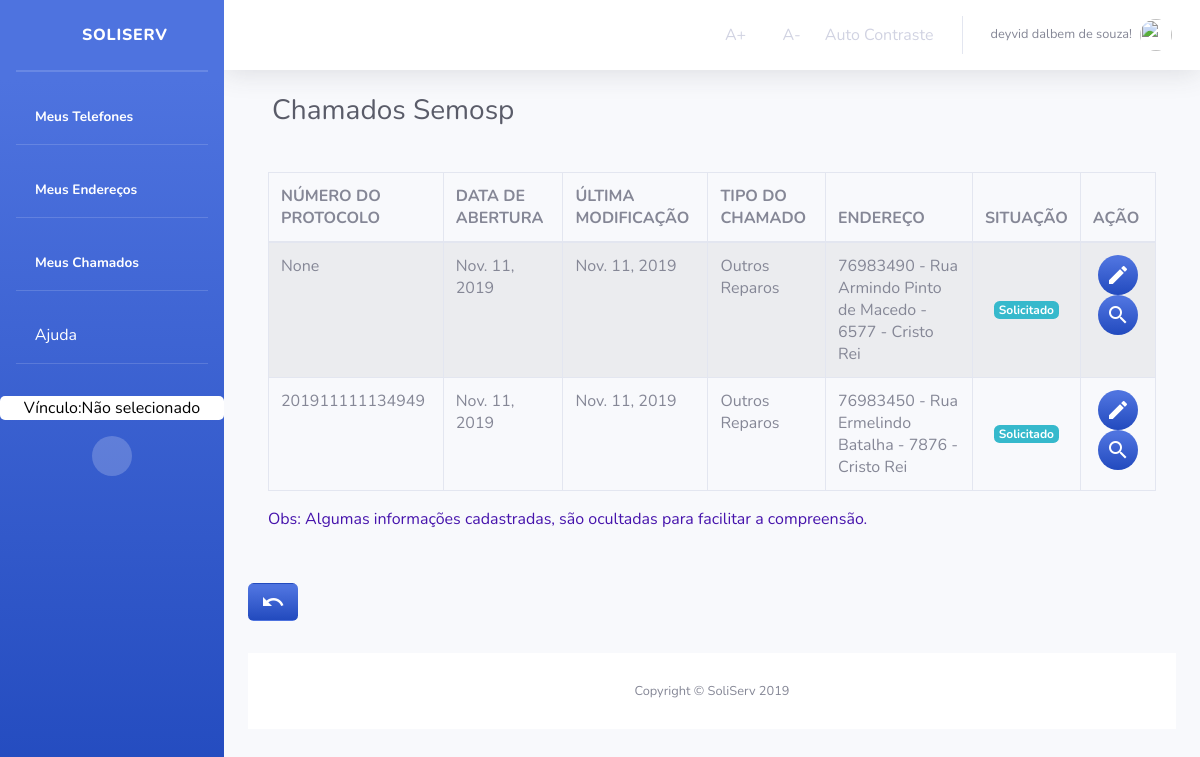
The page /Orgao/listarChamadosOrgao/ (signed in) on the database its author committed.
### Chamados/models.py (models this page shows, shortened)
class Chamado(models.Model):
    dataAbertura = models.DateField('ABERTO EM',auto_now_add=True)
    dataConclusao = models.DateField('CONCLUÍDO EM',auto_now=True)
    numeroProtocolo = models.CharField('NÚMERO DE PROTOCOLO', max_length=45, null=True, blank=True)
    observacao = models.CharField('OBSERVAÇÃO',max_length=100)
    observacaoOrgao = models.CharField('RETORNO DO ÓRGÃO', max_length=100, null=True, blank=True)
    idStatus = models.ForeignKey(
        Status, on_delete=models.CASCADE, verbose_name="STATUS")
    idOrgao = models.ForeignKey(
        Orgao, on_delete=models.CASCADE, verbose_name="ORGÃO")
    idTipoChamado = models.ForeignKey(
        TipoChamado, on_delete=models.CASCADE, verbose_name="TIPO DE CHAMADO")
    idUsuario = models.ForeignKey(
        User, on_delete=models.CASCADE, verbose_name="USUÁRIO")
    idEndereco = models.ForeignKey(
        Endereco, on_delete=models.CASCADE, verbose_name="ENDEREÇO DO CHAMADO")
    class Meta:
        verbose_name = "Chamado"
        verbose_name_plural = "Chamados"

class TipoChamado(models.Model):
    descricaoTipoChamado = models.CharField('TIPO CHAMADO', max_length=45)
    idOrgao = models.ForeignKey(
        Orgao, on_delete=models.CASCADE, verbose_name="ORGÃO")
    class Meta:
        verbose_name = "TipoChamados"
        verbose_name_plural = "TipoChamados"

class Status(models.Model):
    descricao = models.CharField('DESCRIÇÃO', max_length=45)
    class Meta:
        verbose_name = "Status"
        verbose_name_plural = "Status"

### Usuario/models.py (models this page shows)
class Endereco(models.Model):
    cep = models.IntegerField('CEP')
    logradouro = models.CharField('LOGRADOURO', max_length=45)
    enderecoNumero = models.CharField('NÚMERO', max_length=11)
    complemento = models.CharField('COMPLEMENTO', max_length=45)
    bairro = models.CharField('BAIRRO', max_length=45)
    observacao = models.CharField('OBSERVAÇÃO', max_length=45)
    municipio = models.CharField('MUNICIPIO', max_length=45)
    estado = models.CharField('ESTADO', max_length=2)
    idPessoa = models.ForeignKey(
        User, on_delete=models.CASCADE, verbose_name="PESSOA")
    def __str__(self):
        return (str (self.cep))+" - " + self.logradouro +" - "+ self.enderecoNumero + " - " + self.bairro
    class Meta:
        verbose_name = "Endereco"
        verbose_name_plural = "Endereco"

### Orgao/views.py (the view)
# urls.py: path('listarChamadosOrgao/', views.ListaOrgaoChamado, name='lista_chamados_orgao'),
def ListaOrgaoChamado(request):
    if not request.user.has_perm('Chamado.view_Chamado'):
        return render(request, 'Orgao/bloqueioDeAcesso.html')
    else:
        lista_chamados = Chamado.objects.all()
        paginator = Paginator(lista_chamados, 10000)
        page = request.GET.get('page')
        lista_chamados = paginator.get_page(page)
        context = {'lista_chamados': lista_chamados}
        if not request.user.is_authenticated:
            return render(request, 'Usuario/acessoNegado.html')
        else:
            return render(request, 'ChamadosOrgao/listarChamadosOrgao.html', context)

### Orgao/templates/ChamadosOrgao/listarChamadosOrgao.html (shortened to what this page needs)
{% extends "sistemaDeGestaoDeServicosPublicos/index1.html" %}
{% block titulo %}
Chamados Semosp
{% endblock titulo%}
{% block centro %}
{% if user.is_authenticated %}
<form>
    <div>
        <div>
            <div class="card-body">
                {% if lista_chamados %}
                <div class="table-responsive">
                    <table class="table table-bordered table-striped" id="dataTable" cellspacing="0">
                        <thead>
                            <tr>
                                <th>NÚMERO DO PROTOCOLO</th>
                                <th>DATA DE ABERTURA</th>
                                <th>ÚLTIMA MODIFICAÇÃO</th>
                                <th>TIPO DO CHAMADO</th>
                                <th>ENDEREÇO</th>
                                <th>SITUAÇÃO</th>
                                <th>AÇÃO</th>
                            </tr>
                        </thead>
                        <tbody>
                            {% for chamado in lista_chamados %}
                            <tr>
                                <td>{{chamado.numeroProtocolo}}</td>
                                <td>{{chamado.dataAbertura}}</td>
                                {% if chamado.dataConclusao != chamado.dataAbertura %}
                                <td>{{chamado.dataConclusao}}</td>
                                {% else %}
                                <td>{{chamado.dataAbertura}}</td>
                                {% endif %}
                                <td>{{chamado.idTipoChamado.descricaoTipoChamado}}</td>
                                <td>{{chamado.idEndereco}}</td>
                                {% if chamado.idStatus.pk == 1  %}
                                <td class="text-center align-middle"> <small
                                        class="badge badge-info">{{chamado.idStatus.descricao}}</small></td>
                                {% elif chamado.idStatus.pk == 3  %}
                                <td class="text-center align-middle"> <small
                                        class="badge badge-warning">{{chamado.idStatus.descricao}}</small></td>
                                {% elif chamado.idStatus.pk == 2 %}
                                <td class="text-center align-middle"> <small
                                        class="badge badge-success">{{chamado.idStatus.descricao}}</small></td>
                                {% endif %}
                                <td class="border ">
                                 <div class="text-center align-middle">
                                    {% if chamado.idStatus.pk != 2 %}
                                    <a class="bg-gradient-primary btn-circle text-white"
                                        href="{% url 'Orgao:atualizar_chamados_orgao' chamado.id %}"
                                        title="Editar Chamado">
                                        <i class="material-icons">edit</i>
                                    </a>
                                    {% endif %}
                                    <a class=" bg-gradient-primary btn-circle text-white"
                                        href="{% url 'Orgao:chamado_detalhado' chamado.id %}"
                                        title="Detalhes do Chamado">
                                        <i class="material-icons">search</i>
                                    </a>
                                 </div>
                                </td>
                            </tr>
                            {% endfor %}
                        </tbody>
                    </table>
                    <p class=" mt-1" style="color: #4613ac;"> Obs: Algumas informações cadastradas, são ocultadas para
                        facilitar a
                        compreensão.</p>
                </div>
            </div>
        </div>
    </div>
    <a class="btn mb-3 mt-3 bg-gradient-primary text-white" href="{% url 'Orgao:orgao_index' %}"
        title="Voltar a pagina inicial">
        <i class="material-icons">undo</i>
    </a>
{% endif %}
{% endif %}
{% endblock %}

### templates/sistemaDeGestaoDeServicosPublicos/index1.html (shortened to what this page needs)
<!DOCTYPE html>
<html lang="pt-br">
{% load staticfiles %}
<head>
  <link rel="stylesheet" href="{% static 'tema/css/sb-admin-2.css' %}">
  <link rel="stylesheet" href="{% static 'tema/vendor/fontawesome-free/css/all.css' %}">
  <link rel="stylesheet" href="{% static 'tema/vendor/fontawesome-free/css/all.css' %}">
  <link rel="stylesheet" href="{% static 'css/style.css' %}">
  <link rel="stylesheet" href="{% static 'img/avatar_2x.png' %}">
  <link rel="stylesheet" href="https://stackpath.bootstrapcdn.com/bootstrap/4.3.1/css/bootstrap.min.css"
>
  <link href="https://unpkg.com/material-components-web@latest/dist/material-components-web.min.css" rel="stylesheet">
  <link href="vendor/fontawesome-free/css/all.min.css" rel="stylesheet" type="text/css">
  <link href="css/sb-admin-2.min.css" rel="stylesheet">
</head>
<body id="page-top" class="acessibilidade teste">
  <div id="wrapper">
    <ul class="navbar-nav bg-gradient-primary sidebar sidebar-dark accordion" id="accordionSidebar">
      <a class="sidebar-brand d-flex align-items-center justify-content-center" href="{% url 'index' %}">
        <div class="sidebar-brand-icon">
          <i class="fas fa-home"></i>
        </div>
        <div class="sidebar-brand-text mx-3">SoliServ</div>
      </a>
      <hr class="sidebar-divider my-0">
      <hr class="sidebar-divider">
      <li class="nav-item active">
        <a class="nav-link" href="{% url 'listaTelefones' %}" title="Listar Meus Telefones">
          <i class="fas fa-phone-alt"></i>
          <span>Meus Telefones</span></a>
      </li>
      <hr class="sidebar-divider d-none d-md-block">
      <li class="nav-item active">
        <a class="nav-link" href="{% url 'listaEnderecos' %}" title="Listar Meus Endereços">
          <i class="fas fa-map-marker-alt"></i>
          <span>Meus Endereços</span></a>
      </li>
      <hr class="sidebar-divider d-none d-md-block">
      {% if user.is_authenticated %}
      <li class="nav-item active">
        <a class="nav-link" href="{% url 'Chamados:lista_chamado' user.id %}" title="Listar Meus Chamados">
          <i class="fas fa-list"></i>
          <span>Meus Chamados</span></a>
      </li>
      {% else %}
      <li class="nav-item active">
        <a class="nav-link" href="#" title="Listar Meus Chamados">
          <i class="fas fa-list"></i>
          <span>Meus Chamados</span></a>
      </li>
      {% endif %}
      <hr class="sidebar-divider d-none d-md-block">
      <li class="nav-item">
        <a class="nav-link text-white" href="#" data-toggle="modal" data-target="#ModalAjuda" title="Obter informações">
          <i class="far fa-question-circle"></i>
          Ajuda
        </a>
      </li>
      <hr class="sidebar-divider d-none d-md-block">
      {% if request.session.temVinculo %}
      <a class="mt-3 text-center w-60 escolheVinculo" title="Clique para Escolher o Vínculo"
        href="{% url 'Orgao:retorna_Lotacao' %}">
        {% if request.session.nomeVinculo %}
        <span> Vínculo: {{ request.session.nomeVinculo }}</span>
        {% else %}
        <span> Vínculo:Não selecionado</span>
        {% endif %}
      </a>
      {% endif %}
      <div class=" mt-3 text-center d-none d-md-inline">
        <button class="rounded-circle border-0" id="sidebarToggle"></button>
      </div>
    </ul>
    <div id="content-wrapper" class="d-flex flex-column">
      <div id="content">
        <nav class="navbar navbar-expand navbar-light bg-white topbar mb-4 static-top shadow">
          <ul class="navbar-nav ml-auto">
            <li class="nav-item active">
              <a class="nav-link acessibilidade" onClick="fonte('a');" href="#" title="Aumentar Tamanho da Fonte">
                <i class="far fa-arrow-alt-circle-up"></i>
                <span>A+</span></a>
            </li>
            <li class="nav-item active">
              <a class="nav-link acessibilidade" onClick="fonte('d');" href="#" title="Diminuir Tamanho da Fonte">
                <i class="far fa-arrow-alt-circle-down"></i>
                <span>A-</span></a>
            </li>
            <li class="nav-item active">
              <a href="#altocontraste" id="altocontraste" accesskey="3" title="Auto Contraste"
                onclick="window.toggleContrast()" onkeydown="window.toggleContrast()" class="nav-link"
                title="Auto Contraste">
                <span>Auto Contraste</span></a>
            </li>
            <li class="nav-item dropdown no-arrow">
              <a class="nav-link dropdown-toggle" href="#" id="userDropdown" role="button" data-toggle="dropdown"
                aria-haspopup="true" aria-expanded="false">
                {% if user.is_authenticated %}
                <span class="mr-2 d-none d-lg-inline text-gray-600 small">{{ user.first_name }}
                  {{ user.last_name}}!</span>
                {% else %}
                <span class="mr-2 d-none d-lg-inline text-gray-600 small">Usuário não está logado!</span>
                {% endif %}
                {% if user.is_authenticated %}
                <img class="img-profile rounded-circle" src="{{ request.session.profile_picture }}">
                {% else %}
                <img class="img-profile rounded-circle" src="{% static 'img/avatar_2x.png' %}">
                {% endif %}
              </a>
            </li>
          </ul>
        </nav>
        <div class="container-fluid">
          <div class="d-sm-flex align-items-center justify-content-between mb-4 container">
            <h1 class="h3 mb-0 text-gray-800">{% block titulo %}{% endblock titulo%}</h1>
          </div>
          <div class="">
            {% block centro %}
            {% endblock %}
          </div>
          <footer class="sticky-footer bg-white">
            <div class="container my-auto">
              <div class="copyright text-center my-auto">
                <span>Copyright &copy; SoliServ 2019</span>
              </div>
            </div>
          </footer>
        </div>
      </div>
</body>
</html>

### sistemaDeGestaoDeServicosPublicos/static/css/style.css (style rules this page uses)
.escolheVinculo { border-radius: 5px; background-color: white; color: black; }

### rows shown on the page
Chamado: numeroProtocolo "None", dataAbertura "Nov. 11, 2019", idTipoChamado.descricaoTipoChamado "Outros Reparos", idEndereco "76983490 - Rua Armindo Pinto de Macedo - 6577 - Cristo Rei", idStatus.descricao "Solicitado"
Chamado: numeroProtocolo "201911111134949", dataAbertura "Nov. 11, 2019", idTipoChamado.descricaoTipoChamado "Outros Reparos", idEndereco "76983450 - Rua Ermelindo Batalha - 7876 - Cristo Rei", idStatus.descricao "Solicitado"

### other values the page prints
{{ user.first_name }} "deyvid"
{{ user.last_name }} "dalbem de souza"
